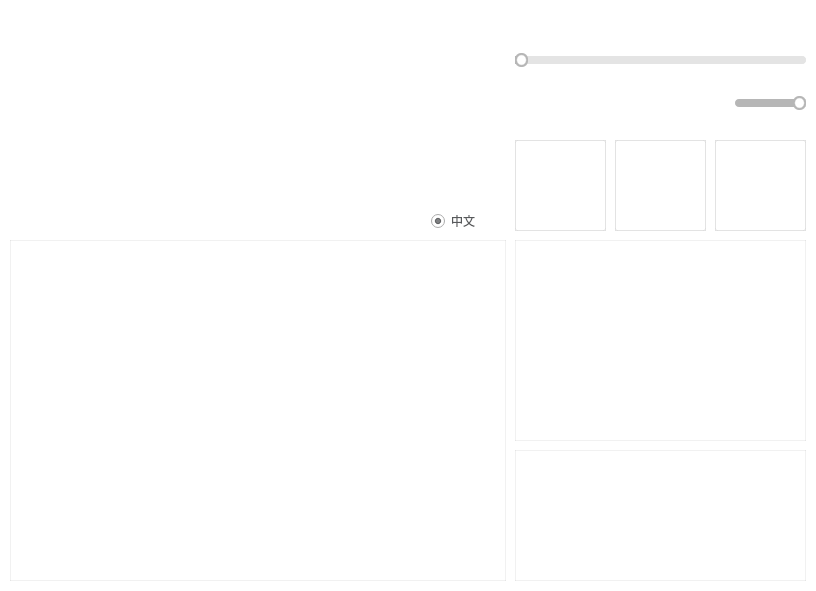
<?xml version="1.0" encoding="UTF-8"?>
<ui version="4.0">
 <class>MainWindow</class>
 <widget class="QMainWindow" name="MainWindow">
  <property name="geometry">
   <rect>
    <x>0</x>
    <y>0</y>
    <width>816</width>
    <height>591</height>
   </rect>
  </property>
  <property name="sizePolicy">
   <sizepolicy hsizetype="Fixed" vsizetype="Fixed">
    <horstretch>0</horstretch>
    <verstretch>0</verstretch>
   </sizepolicy>
  </property>
  <property name="font">
   <font>
    <family>3ds</family>
   </font>
  </property>
  <property name="windowTitle">
   <string>异度神剑2战斗后对话查询工具</string>
  </property>
  <property name="windowIcon">
   <iconset>
    <normaloff>assets/icon/icon.png</normaloff>assets/icon/icon.png</iconset>
  </property>
  <property name="styleSheet">
   <string notr="true">QPalette{background:#FFFFFF;}*{outline:0px;color:#57595B;}

QWidget[form=&quot;true&quot;],QLabel[frameShape=&quot;1&quot;]{
border:1px solid #B6B6B6;
border-radius:0px;
}

QWidget[form=&quot;bottom&quot;]{
background:#E4E4E4;
}

QWidget[form=&quot;bottom&quot;] .QFrame{
border:1px solid #57595B;
}

QWidget[form=&quot;bottom&quot;] QLabel,QWidget[form=&quot;title&quot;] QLabel{
border-radius:0px;
color:#57595B;
background:none;
border-style:none;
}

QWidget[form=&quot;title&quot;],QWidget[nav=&quot;left&quot;],QWidget[nav=&quot;top&quot;] QAbstractButton{
border-style:none;
border-radius:0px;
padding:5px;
color:#57595B;
background:qlineargradient(spread:pad,x1:0,y1:0,x2:0,y2:1,stop:0 #E4E4E4,stop:1 #E4E4E4);
}

QWidget[nav=&quot;top&quot;] QAbstractButton:hover,QWidget[nav=&quot;top&quot;] QAbstractButton:pressed,QWidget[nav=&quot;top&quot;] QAbstractButton:checked{
border-style:solid;
border-width:0px 0px 2px 0px;
padding:4px 4px 2px 4px;
border-color:#00BB9E;
background:qlineargradient(spread:pad,x1:0,y1:0,x2:0,y2:1,stop:0 #F6F6F6,stop:1 #F6F6F6);
}

QWidget[nav=&quot;left&quot;] QAbstractButton{
border-radius:0px;
color:#57595B;
background:none;
border-style:none;
}

QWidget[nav=&quot;left&quot;] QAbstractButton:hover{
color:#FFFFFF;
background-color:#00BB9E;
}

QWidget[nav=&quot;left&quot;] QAbstractButton:checked,QWidget[nav=&quot;left&quot;] QAbstractButton:pressed{
color:#57595B;
border-style:solid;
border-width:0px 0px 0px 2px;
padding:4px 4px 4px 2px;
border-color:#00BB9E;
background-color:#FFFFFF;
}

QWidget[video=&quot;true&quot;] QLabel{
color:#57595B;
border:1px solid #B6B6B6;
background:qlineargradient(spread:pad,x1:0,y1:0,x2:0,y2:1,stop:0 #E4E4E4,stop:1 #E4E4E4);
}

QWidget[video=&quot;true&quot;] QLabel:focus{
border:1px solid #00BB9E;
background:qlineargradient(spread:pad,x1:0,y1:0,x2:0,y2:1,stop:0 #F6F6F6,stop:1 #F6F6F6);
}

QLineEdit,QTextEdit,QPlainTextEdit,QSpinBox,QDoubleSpinBox,QComboBox,QDateEdit,QTimeEdit,QDateTimeEdit{
border:1px solid #B6B6B6;
border-radius:3px;
padding:2px;
background:none;
selection-background-color:#E4E4E4;
selection-color:#57595B;
}

QLineEdit:focus,QTextEdit:focus,QPlainTextEdit:focus,QSpinBox:focus,QDoubleSpinBox:focus,QComboBox:focus,QDateEdit:focus,QTimeEdit:focus,QDateTimeEdit:focus,QLineEdit:hover,QTextEdit:hover,QPlainTextEdit:hover,QSpinBox:hover,QDoubleSpinBox:hover,QComboBox:hover,QDateEdit:hover,QTimeEdit:hover,QDateTimeEdit:hover{
border:1px solid #B6B6B6;
}

QLineEdit[echoMode=&quot;2&quot;]{
lineedit-password-character:9679;
}

.QFrame{
border:1px solid #B6B6B6;
border-radius:3px;
}

.QGroupBox{
border:1px solid #B6B6B6;
border-radius:5px;
margin-top:3ex;
}

.QGroupBox::title{
subcontrol-origin:margin;
position:relative;
left:10px;
}

.QPushButton,.QToolButton{
border-style:none;
border:1px solid #B6B6B6;
color:#57595B;
padding:5px;
min-height:15px;
border-radius:5px;
background:qlineargradient(spread:pad,x1:0,y1:0,x2:0,y2:1,stop:0 #E4E4E4,stop:1 #E4E4E4);
}

.QPushButton:hover,.QToolButton:hover{
background:qlineargradient(spread:pad,x1:0,y1:0,x2:0,y2:1,stop:0 #F6F6F6,stop:1 #F6F6F6);
}

.QPushButton:pressed,.QToolButton:pressed{
background:qlineargradient(spread:pad,x1:0,y1:0,x2:0,y2:1,stop:0 #E4E4E4,stop:1 #E4E4E4);
}

.QToolButton::menu-indicator{
image:None;
}

QToolButton#btnMenu,QPushButton#btnMenu_Min,QPushButton#btnMenu_Max,QPushButton#btnMenu_Close{
border-radius:3px;
color:#57595B;
padding:3px;
margin:0px;
background:none;
border-style:none;
}

QToolButton#btnMenu:hover,QPushButton#btnMenu_Min:hover,QPushButton#btnMenu_Max:hover{
color:#FFFFFF;
margin:1px 1px 2px 1px;
background-color:rgba(51,127,209,230);
}

QPushButton#btnMenu_Close:hover{
color:#FFFFFF;
margin:1px 1px 2px 1px;
background-color:rgba(238,0,0,128);
}

QRadioButton::indicator{
width:15px;
height:15px;
}

QGroupBox::indicator,QTreeWidget::indicator,QListWidget::indicator{
padding:0px -3px 0px 3px;
}

QCheckBox::indicator,QGroupBox::indicator,QTreeWidget::indicator,QListWidget::indicator{
width:13px;
height:13px;
}

QTimeEdit::up-button:pressed,QDateEdit::up-button:pressed,QDateTimeEdit::up-button:pressed,QDoubleSpinBox::up-button:pressed,QSpinBox::up-button:pressed{
top:-2px;
}
  
QTimeEdit::down-button:pressed,QDateEdit::down-button:pressed,QDateTimeEdit::down-button:pressed,QDoubleSpinBox::down-button:pressed,QSpinBox::down-button:pressed,QSpinBox::down-button:pressed{
bottom:-2px;
}

QComboBox::drop-down,QDateEdit::drop-down,QTimeEdit::drop-down,QDateTimeEdit::drop-down{
subcontrol-origin:padding;
subcontrol-position:top right;
width:15px;
border-left-width:0px;
border-left-style:solid;
border-top-right-radius:3px;
border-bottom-right-radius:3px;
border-left-color:#B6B6B6;
}

QComboBox::drop-down:on{
top:1px;
}

QMenuBar::item{
color:#57595B;
background-color:#E4E4E4;
margin:0px;
padding:3px 10px;
}

QMenu,QMenuBar,QMenu:disabled,QMenuBar:disabled{
color:#57595B;
background-color:#E4E4E4;
border:1px solid #B6B6B6;
margin:0px;
}

QMenu::item{
padding:3px 20px;
}

QMenu::indicator{
width:13px;
height:13px;
}

QMenu::item:selected,QMenuBar::item:selected{
color:#57595B;
border:0px solid #B6B6B6;
background:#F6F6F6;
}

QMenu::separator{
height:1px;
background:#B6B6B6;
}

QProgressBar{
min-height:10px;
background:#E4E4E4;
border-radius:5px;
text-align:center;
border:1px solid #E4E4E4;
}

QProgressBar:chunk{
border-radius:5px;
background-color:#B6B6B6;
}

QSlider::groove:horizontal{
background:#E4E4E4;
height:8px;
border-radius:4px;
}

QSlider::add-page:horizontal{
background:#E4E4E4;
height:8px;
border-radius:4px;
}

QSlider::sub-page:horizontal{
background:#B6B6B6;
height:8px;
border-radius:4px;
}

QSlider::handle:horizontal{
width:13px;
margin-top:-3px;
margin-bottom:-3px;
border-radius:6px;
background:qradialgradient(spread:pad,cx:0.5,cy:0.5,radius:0.5,fx:0.5,fy:0.5,stop:0.6 #FFFFFF,stop:0.8 #B6B6B6);
}

QSlider::groove:vertical{
width:8px;
border-radius:4px;
background:#E4E4E4;
}

QSlider::add-page:vertical{
width:8px;
border-radius:4px;
background:#E4E4E4;
}

QSlider::sub-page:vertical{
width:8px;
border-radius:4px;
background:#B6B6B6;
}

QSlider::handle:vertical{
height:14px;
margin-left:-3px;
margin-right:-3px;
border-radius:6px;
background:qradialgradient(spread:pad,cx:0.5,cy:0.5,radius:0.5,fx:0.5,fy:0.5,stop:0.6 #FFFFFF,stop:0.8 #B6B6B6);
}

QScrollBar:horizontal{
background:#E4E4E4;
padding:0px;
border-radius:6px;
max-height:12px;
}

QScrollBar::handle:horizontal{
background:#DDD;
min-width:50px;
border-radius:6px;
}

QScrollBar::handle:horizontal:hover{
background:#B6B6B6;
}

QScrollBar::handle:horizontal:pressed{
background:#B6B6B6;
}

QScrollBar::add-page:horizontal{
background:none;
}

QScrollBar::sub-page:horizontal{
background:none;
}

QScrollBar::add-line:horizontal{
background:none;
}

QScrollBar::sub-line:horizontal{
background:none;
}

QScrollBar:vertical{
background:#E4E4E4;
padding:0px;
border-radius:6px;
max-width:12px;
}

QScrollBar::handle:vertical{
background:#DDD;
min-height:50px;
border-radius:6px;
}

QScrollBar::handle:vertical:hover{
background:#B6B6B6;
}

QScrollBar::handle:vertical:pressed{
background:#B6B6B6;
}

QScrollBar::add-page:vertical{
background:none;
}

QScrollBar::sub-page:vertical{
background:none;
}

QScrollBar::add-line:vertical{
background:none;
}

QScrollBar::sub-line:vertical{
background:none;
}

QScrollArea{
border:0px;
}

QTreeView,QListView,QTableView,QTabWidget::pane{
border:1px solid #B6B6B6;
selection-background-color:#F6F6F6;
selection-color:#57595B;
alternate-background-color:#F6F6F6;
gridline-color:#B6B6B6;
}

QTreeView,QListView,QTableView,QSplitter::handle,QTreeView::branch{
background:#FFFFFF;
}

QTableView::item:selected,QListView::item:selected,QTreeView::item:selected{
color:#57595B;
background:qlineargradient(spread:pad,x1:0,y1:0,x2:0,y2:1,stop:0 #E4E4E4,stop:1 #E4E4E4);
}

QTableView::item:hover,QListView::item:hover,QTreeView::item:hover{
color:#57595B;
background:qlineargradient(spread:pad,x1:0,y1:0,x2:0,y2:1,stop:0 #F6F6F6,stop:1 #F6F6F6);
}

QTableView::item,QListView::item,QTreeView::item{
padding:1px;
margin:0px;
}

QHeaderView::section,QTableCornerButton:section{
padding:3px;
margin:0px;
color:#57595B;
border:1px solid #B6B6B6;
border-left-width:0px;
border-right-width:1px;
border-top-width:0px;
border-bottom-width:1px;
background:qlineargradient(spread:pad,x1:0,y1:0,x2:0,y2:1,stop:0 #F6F6F6,stop:1 #F6F6F6);
}

QTabBar::tab{
border:1px solid #B6B6B6;
color:#57595B;
margin:0px;
background:qlineargradient(spread:pad,x1:0,y1:0,x2:0,y2:1,stop:0 #F6F6F6,stop:1 #F6F6F6);
}

QTabBar::tab:selected,QTabBar::tab:hover{
border-style:solid;
border-color:#00BB9E;
background:qlineargradient(spread:pad,x1:0,y1:0,x2:0,y2:1,stop:0 #E4E4E4,stop:1 #E4E4E4);
}

QTabBar::tab:top,QTabBar::tab:bottom{
padding:3px 8px 3px 8px;
}

QTabBar::tab:left,QTabBar::tab:right{
padding:8px 3px 8px 3px;
}

QTabBar::tab:top:selected,QTabBar::tab:top:hover{
border-width:2px 0px 0px 0px;
}

QTabBar::tab:right:selected,QTabBar::tab:right:hover{
border-width:0px 0px 0px 2px;
}

QTabBar::tab:bottom:selected,QTabBar::tab:bottom:hover{
border-width:0px 0px 2px 0px;
}

QTabBar::tab:left:selected,QTabBar::tab:left:hover{
border-width:0px 2px 0px 0px;
}

QTabBar::tab:first:top:selected,QTabBar::tab:first:top:hover,QTabBar::tab:first:bottom:selected,QTabBar::tab:first:bottom:hover{
border-left-width:1px;
border-left-color:#B6B6B6;
}

QTabBar::tab:first:left:selected,QTabBar::tab:first:left:hover,QTabBar::tab:first:right:selected,QTabBar::tab:first:right:hover{
border-top-width:1px;
border-top-color:#B6B6B6;
}

QTabBar::tab:last:top:selected,QTabBar::tab:last:top:hover,QTabBar::tab:last:bottom:selected,QTabBar::tab:last:bottom:hover{
border-right-width:1px;
border-right-color:#B6B6B6;
}

QTabBar::tab:last:left:selected,QTabBar::tab:last:left:hover,QTabBar::tab:last:right:selected,QTabBar::tab:last:right:hover{
border-bottom-width:1px;
border-bottom-color:#B6B6B6;
}

QStatusBar::item{
border:0px solid #E4E4E4;
border-radius:3px;
}

QToolBox::tab,QGroupBox#gboxDevicePanel,QGroupBox#gboxDeviceTitle,QFrame#gboxDevicePanel,QFrame#gboxDeviceTitle{
padding:3px;
border-radius:5px;
color:#57595B;
background:qlineargradient(spread:pad,x1:0,y1:0,x2:0,y2:1,stop:0 #E4E4E4,stop:1 #E4E4E4);
}

QToolTip{
border:0px solid #57595B;
padding:1px;
color:#57595B;
background:qlineargradient(spread:pad,x1:0,y1:0,x2:0,y2:1,stop:0 #E4E4E4,stop:1 #E4E4E4);
}

QToolBox::tab:selected{
background:qlineargradient(spread:pad,x1:0,y1:0,x2:0,y2:1,stop:0 #F6F6F6,stop:1 #F6F6F6);
}

QPrintPreviewDialog QToolButton{
border:0px solid #57595B;
border-radius:0px;
margin:0px;
padding:3px;
background:none;
}

QColorDialog QPushButton,QFileDialog QPushButton{
min-width:80px;
}

QToolButton#qt_calendar_prevmonth,QToolButton#qt_calendar_nextmonth,QToolButton#qt_calendar_monthbutton,QToolButton#qt_calendar_yearbutton{
border:0px solid #57595B;
border-radius:3px;
margin:3px 3px 3px 3px;
padding:3px;
background:none;
}

QToolButton#qt_calendar_prevmonth:hover,QToolButton#qt_calendar_nextmonth:hover,QToolButton#qt_calendar_monthbutton:hover,QToolButton#qt_calendar_yearbutton:hover,QToolButton#qt_calendar_prevmonth:pressed,QToolButton#qt_calendar_nextmonth:pressed,QToolButton#qt_calendar_monthbutton:pressed,QToolButton#qt_calendar_yearbutton:pressed{
border:1px solid #B6B6B6;
}

QCalendarWidget QSpinBox#qt_calendar_yearedit{
margin:2px;
}

QCalendarWidget QToolButton::menu-indicator{
image:None;
}

QCalendarWidget QTableView{
border-width:0px;
}

QCalendarWidget QWidget#qt_calendar_navigationbar{
border:1px solid #B6B6B6;
border-width:1px 1px 0px 1px;
background:qlineargradient(spread:pad,x1:0,y1:0,x2:0,y2:1,stop:0 #E4E4E4,stop:1 #E4E4E4);
}

QComboBox QAbstractItemView::item{
min-height:20px;
min-width:10px;
}

QTableView[model=&quot;true&quot;]::item{
padding:0px;
margin:0px;
}

QTableView QLineEdit,QTableView QComboBox,QTableView QSpinBox,QTableView QDoubleSpinBox,QTableView QDateEdit,QTableView QTimeEdit,QTableView QDateTimeEdit{
border-width:0px;
border-radius:0px;
}

QTableView QLineEdit:focus,QTableView QComboBox:focus,QTableView QSpinBox:focus,QTableView QDoubleSpinBox:focus,QTableView QDateEdit:focus,QTableView QTimeEdit:focus,QTableView QDateTimeEdit:focus{
border-width:0px;
border-radius:0px;
}

QLineEdit,QTextEdit,QPlainTextEdit,QSpinBox,QDoubleSpinBox,QComboBox,QDateEdit,QTimeEdit,QDateTimeEdit{
background:#FFFFFF;
}

*:disabled{
background:#FFFFFF;
border-color:#E4E4E4;
}

/*TextColor:#57595B*/
/*PanelColor:#FFFFFF*/
/*BorderColor:#B6B6B6*/
/*NormalColorStart:#E4E4E4*/
/*NormalColorEnd:#E4E4E4*/
/*DarkColorStart:#F6F6F6*/
/*DarkColorEnd:#F6F6F6*/
/*HighColor:#00BB9E*/</string>
  </property>
  <widget class="QWidget" name="centralWidget">
   <property name="sizePolicy">
    <sizepolicy hsizetype="Fixed" vsizetype="Fixed">
     <horstretch>0</horstretch>
     <verstretch>0</verstretch>
    </sizepolicy>
   </property>
   <property name="styleSheet">
    <string notr="true">background-color: rgb(255, 255, 255);</string>
   </property>
   <widget class="QListWidget" name="listWidget">
    <property name="geometry">
     <rect>
      <x>515</x>
      <y>450</y>
      <width>291</width>
      <height>131</height>
     </rect>
    </property>
    <property name="font">
     <font>
      <pointsize>10</pointsize>
     </font>
    </property>
    <property name="focusPolicy">
     <enum>Qt::NoFocus</enum>
    </property>
    <property name="contextMenuPolicy">
     <enum>Qt::NoContextMenu</enum>
    </property>
    <property name="styleSheet">
     <string notr="true">border: 1px solid rgba(15, 15, 15, 15);</string>
    </property>
    <property name="editTriggers">
     <set>QAbstractItemView::DoubleClicked</set>
    </property>
    <property name="showDropIndicator" stdset="0">
     <bool>false</bool>
    </property>
    <property name="uniformItemSizes">
     <bool>false</bool>
    </property>
    <property name="wordWrap">
     <bool>true</bool>
    </property>
   </widget>
   <widget class="QGraphicsView" name="graphicsView_title">
    <property name="geometry">
     <rect>
      <x>0</x>
      <y>30</y>
      <width>512</width>
      <height>200</height>
     </rect>
    </property>
    <property name="toolTip">
     <string/>
    </property>
    <property name="frameShape">
     <enum>QFrame::NoFrame</enum>
    </property>
    <property name="verticalScrollBarPolicy">
     <enum>Qt::ScrollBarAlwaysOff</enum>
    </property>
    <property name="horizontalScrollBarPolicy">
     <enum>Qt::ScrollBarAlwaysOff</enum>
    </property>
   </widget>
   <widget class="QWidget" name="horizontalLayoutWidget">
    <property name="geometry">
     <rect>
      <x>510</x>
      <y>80</y>
      <width>166</width>
      <height>56</height>
     </rect>
    </property>
    <layout class="QHBoxLayout" name="horizontalLayout">
     <property name="spacing">
      <number>0</number>
     </property>
     <property name="leftMargin">
      <number>0</number>
     </property>
     <property name="topMargin">
      <number>8</number>
     </property>
     <property name="bottomMargin">
      <number>8</number>
     </property>
     <item>
      <widget class="QPushButton" name="back">
       <property name="focusPolicy">
        <enum>Qt::NoFocus</enum>
       </property>
       <property name="styleSheet">
        <string notr="true">border-color: rgba(255, 255, 255, 0);
background-color: rgba(255, 255, 255, 0);</string>
       </property>
       <property name="text">
        <string/>
       </property>
       <property name="icon">
        <iconset>
         <normaloff>assets/icon/previous.png</normaloff>assets/icon/previous.png</iconset>
       </property>
       <property name="iconSize">
        <size>
         <width>24</width>
         <height>24</height>
        </size>
       </property>
      </widget>
     </item>
     <item>
      <widget class="QPushButton" name="play">
       <property name="focusPolicy">
        <enum>Qt::NoFocus</enum>
       </property>
       <property name="styleSheet">
        <string notr="true">border-color: rgba(255, 255, 255, 0);
background-color: rgba(255, 255, 255, 0);</string>
       </property>
       <property name="text">
        <string/>
       </property>
       <property name="icon">
        <iconset>
         <normaloff>assets/icon/play.png</normaloff>assets/icon/play.png</iconset>
       </property>
       <property name="iconSize">
        <size>
         <width>32</width>
         <height>32</height>
        </size>
       </property>
       <property name="checkable">
        <bool>true</bool>
       </property>
       <property name="checked">
        <bool>true</bool>
       </property>
      </widget>
     </item>
     <item>
      <widget class="QPushButton" name="forward">
       <property name="focusPolicy">
        <enum>Qt::NoFocus</enum>
       </property>
       <property name="styleSheet">
        <string notr="true">border-color: rgba(255, 255, 255, 0);
background-color: rgba(255, 255, 255, 0);</string>
       </property>
       <property name="text">
        <string/>
       </property>
       <property name="icon">
        <iconset>
         <normaloff>assets/icon/next.png</normaloff>assets/icon/next.png</iconset>
       </property>
       <property name="iconSize">
        <size>
         <width>24</width>
         <height>24</height>
        </size>
       </property>
      </widget>
     </item>
     <item>
      <widget class="QPushButton" name="repeat">
       <property name="styleSheet">
        <string notr="true">border-color: rgba(255, 255, 255, 0);
background-color: rgba(255, 255, 255, 0);</string>
       </property>
       <property name="text">
        <string/>
       </property>
       <property name="icon">
        <iconset>
         <normaloff>assets/icon/reorder.png</normaloff>assets/icon/reorder.png</iconset>
       </property>
       <property name="iconSize">
        <size>
         <width>20</width>
         <height>20</height>
        </size>
       </property>
      </widget>
     </item>
    </layout>
   </widget>
   <widget class="QWidget" name="horizontalLayoutWidget_2">
    <property name="geometry">
     <rect>
      <x>680</x>
      <y>80</y>
      <width>131</width>
      <height>51</height>
     </rect>
    </property>
    <layout class="QHBoxLayout" name="horizontalLayout_2">
     <property name="spacing">
      <number>0</number>
     </property>
     <property name="topMargin">
      <number>7</number>
     </property>
     <property name="rightMargin">
      <number>5</number>
     </property>
     <item>
      <widget class="QPushButton" name="mute">
       <property name="sizePolicy">
        <sizepolicy hsizetype="Fixed" vsizetype="Fixed">
         <horstretch>0</horstretch>
         <verstretch>0</verstretch>
        </sizepolicy>
       </property>
       <property name="focusPolicy">
        <enum>Qt::NoFocus</enum>
       </property>
       <property name="styleSheet">
        <string notr="true">border-color: rgba(255, 255, 255, 0);
background-color: rgba(255, 255, 255, 0);</string>
       </property>
       <property name="text">
        <string/>
       </property>
       <property name="icon">
        <iconset>
         <normaloff>assets/icon/volume.png</normaloff>assets/icon/volume.png</iconset>
       </property>
       <property name="iconSize">
        <size>
         <width>20</width>
         <height>20</height>
        </size>
       </property>
       <property name="checkable">
        <bool>true</bool>
       </property>
       <property name="checked">
        <bool>false</bool>
       </property>
       <property name="autoRepeat">
        <bool>false</bool>
       </property>
      </widget>
     </item>
     <item>
      <widget class="QSlider" name="volumeBar">
       <property name="focusPolicy">
        <enum>Qt::NoFocus</enum>
       </property>
       <property name="maximum">
        <number>100</number>
       </property>
       <property name="value">
        <number>100</number>
       </property>
       <property name="orientation">
        <enum>Qt::Horizontal</enum>
       </property>
       <property name="invertedAppearance">
        <bool>false</bool>
       </property>
       <property name="invertedControls">
        <bool>false</bool>
       </property>
      </widget>
     </item>
    </layout>
   </widget>
   <widget class="QListWidget" name="listWidget_char">
    <property name="geometry">
     <rect>
      <x>10</x>
      <y>240</y>
      <width>496</width>
      <height>341</height>
     </rect>
    </property>
    <property name="font">
     <font>
      <pointsize>8</pointsize>
     </font>
    </property>
    <property name="styleSheet">
     <string notr="true">border: 1px solid rgba(15, 15, 15, 15);</string>
    </property>
    <property name="verticalScrollBarPolicy">
     <enum>Qt::ScrollBarAlwaysOff</enum>
    </property>
    <property name="horizontalScrollBarPolicy">
     <enum>Qt::ScrollBarAlwaysOff</enum>
    </property>
    <property name="autoScroll">
     <bool>true</bool>
    </property>
    <property name="iconSize">
     <size>
      <width>90</width>
      <height>90</height>
     </size>
    </property>
    <property name="movement">
     <enum>QListView::Static</enum>
    </property>
    <property name="flow">
     <enum>QListView::LeftToRight</enum>
    </property>
    <property name="resizeMode">
     <enum>QListView::Fixed</enum>
    </property>
    <property name="layoutMode">
     <enum>QListView::SinglePass</enum>
    </property>
    <property name="viewMode">
     <enum>QListView::IconMode</enum>
    </property>
    <property name="modelColumn">
     <number>0</number>
    </property>
    <property name="uniformItemSizes">
     <bool>true</bool>
    </property>
    <property name="sortingEnabled">
     <bool>false</bool>
    </property>
   </widget>
   <widget class="QGraphicsView" name="graphicsView_char_1">
    <property name="geometry">
     <rect>
      <x>515</x>
      <y>140</y>
      <width>91</width>
      <height>91</height>
     </rect>
    </property>
    <property name="styleSheet">
     <string notr="true">border: 1px solid rgba(0, 0, 0, 15);</string>
    </property>
    <property name="frameShape">
     <enum>QFrame::StyledPanel</enum>
    </property>
    <property name="verticalScrollBarPolicy">
     <enum>Qt::ScrollBarAlwaysOff</enum>
    </property>
    <property name="horizontalScrollBarPolicy">
     <enum>Qt::ScrollBarAlwaysOff</enum>
    </property>
   </widget>
   <widget class="QGraphicsView" name="graphicsView_char_2">
    <property name="geometry">
     <rect>
      <x>615</x>
      <y>140</y>
      <width>91</width>
      <height>91</height>
     </rect>
    </property>
    <property name="styleSheet">
     <string notr="true">border: 1px solid rgba(0, 0, 0, 15);</string>
    </property>
    <property name="frameShape">
     <enum>QFrame::StyledPanel</enum>
    </property>
    <property name="verticalScrollBarPolicy">
     <enum>Qt::ScrollBarAlwaysOff</enum>
    </property>
    <property name="horizontalScrollBarPolicy">
     <enum>Qt::ScrollBarAlwaysOff</enum>
    </property>
   </widget>
   <widget class="QGraphicsView" name="graphicsView_char_3">
    <property name="geometry">
     <rect>
      <x>715</x>
      <y>140</y>
      <width>91</width>
      <height>91</height>
     </rect>
    </property>
    <property name="styleSheet">
     <string notr="true">border: 1px solid rgba(0, 0, 0, 15);</string>
    </property>
    <property name="frameShape">
     <enum>QFrame::StyledPanel</enum>
    </property>
    <property name="verticalScrollBarPolicy">
     <enum>Qt::ScrollBarAlwaysOff</enum>
    </property>
    <property name="horizontalScrollBarPolicy">
     <enum>Qt::ScrollBarAlwaysOff</enum>
    </property>
   </widget>
   <widget class="QWidget" name="verticalLayoutWidget">
    <property name="geometry">
     <rect>
      <x>510</x>
      <y>40</y>
      <width>301</width>
      <height>42</height>
     </rect>
    </property>
    <layout class="QVBoxLayout" name="verticalLayout">
     <property name="leftMargin">
      <number>5</number>
     </property>
     <property name="rightMargin">
      <number>5</number>
     </property>
     <item>
      <widget class="QSlider" name="seekBar">
       <property name="mouseTracking">
        <bool>true</bool>
       </property>
       <property name="focusPolicy">
        <enum>Qt::NoFocus</enum>
       </property>
       <property name="acceptDrops">
        <bool>false</bool>
       </property>
       <property name="maximum">
        <number>1000</number>
       </property>
       <property name="orientation">
        <enum>Qt::Horizontal</enum>
       </property>
      </widget>
     </item>
    </layout>
   </widget>
   <widget class="QListWidget" name="listWidget_talk">
    <property name="geometry">
     <rect>
      <x>515</x>
      <y>240</y>
      <width>291</width>
      <height>201</height>
     </rect>
    </property>
    <property name="font">
     <font>
      <pointsize>10</pointsize>
     </font>
    </property>
    <property name="focusPolicy">
     <enum>Qt::NoFocus</enum>
    </property>
    <property name="contextMenuPolicy">
     <enum>Qt::NoContextMenu</enum>
    </property>
    <property name="styleSheet">
     <string notr="true">border: 1px solid rgba(15, 15, 15, 15);</string>
    </property>
    <property name="editTriggers">
     <set>QAbstractItemView::DoubleClicked</set>
    </property>
    <property name="showDropIndicator" stdset="0">
     <bool>false</bool>
    </property>
    <property name="movement">
     <enum>QListView::Static</enum>
    </property>
    <property name="viewMode">
     <enum>QListView::ListMode</enum>
    </property>
    <property name="currentRow">
     <number>-1</number>
    </property>
   </widget>
   <widget class="FrameTitleBar" name="frame_title">
    <property name="geometry">
     <rect>
      <x>0</x>
      <y>0</y>
      <width>816</width>
      <height>30</height>
     </rect>
    </property>
    <property name="styleSheet">
     <string notr="true">border-color: rgba(255, 255, 255, 0);</string>
    </property>
    <widget class="QPushButton" name="pushButton_close">
     <property name="geometry">
      <rect>
       <x>786</x>
       <y>0</y>
       <width>30</width>
       <height>30</height>
      </rect>
     </property>
     <property name="styleSheet">
      <string notr="true">QPushButton {
border-color: rgba(255, 255, 255, 0);
background-color: rgba(255, 255, 255, 0);
}

QPushButton:hover {
border-color: rgba(255, 255, 255, 0);
background-color: rgb(255, 63, 63);
}

QPushButton:pressed {
border-color: rgba(255, 255, 255, 0);
background-color: rgb(255, 63, 63);
}
</string>
     </property>
     <property name="text">
      <string/>
     </property>
     <property name="icon">
      <iconset>
       <normaloff>assets/icon/close.png</normaloff>assets/icon/close.png</iconset>
     </property>
     <property name="iconSize">
      <size>
       <width>16</width>
       <height>16</height>
      </size>
     </property>
    </widget>
    <widget class="QPushButton" name="pushButton_min">
     <property name="geometry">
      <rect>
       <x>756</x>
       <y>0</y>
       <width>30</width>
       <height>30</height>
      </rect>
     </property>
     <property name="styleSheet">
      <string notr="true">QPushButton {
border-color: rgba(255, 255, 255, 0);
background-color: rgba(255, 255, 255, 0);
}

QPushButton:hover {
border-color: rgba(255, 255, 255, 0);
background-color: rgba(0, 0, 0, 31);
}

QPushButton:pressed {
border-color: rgba(255, 255, 255, 0);
background-color: rgba(0, 0, 0, 31);
}
</string>
     </property>
     <property name="text">
      <string/>
     </property>
     <property name="icon">
      <iconset>
       <normaloff>assets/icon/minus.png</normaloff>assets/icon/minus.png</iconset>
     </property>
     <property name="iconSize">
      <size>
       <width>16</width>
       <height>16</height>
      </size>
     </property>
    </widget>
   </widget>
   <widget class="QWidget" name="widget" native="true">
    <property name="geometry">
     <rect>
      <x>300</x>
      <y>790</y>
      <width>120</width>
      <height>80</height>
     </rect>
    </property>
   </widget>
   <widget class="QPushButton" name="pushButton_char_1">
    <property name="geometry">
     <rect>
      <x>515</x>
      <y>140</y>
      <width>91</width>
      <height>91</height>
     </rect>
    </property>
    <property name="styleSheet">
     <string notr="true">.QPushButton {
background-color: rgba(255, 255, 255, 0);
border: 1px solid rgba(15, 15, 15, 15);
border-radius: 2px
}
.QPushButton:hover {
background-color: rgba(191, 191, 191, 63);
}
.QPushButton:pressed {
background-color: rgba(191, 191, 191, 31);
}</string>
    </property>
    <property name="text">
     <string/>
    </property>
   </widget>
   <widget class="QPushButton" name="pushButton_char_2">
    <property name="geometry">
     <rect>
      <x>615</x>
      <y>140</y>
      <width>91</width>
      <height>91</height>
     </rect>
    </property>
    <property name="styleSheet">
     <string notr="true">.QPushButton {
background-color: rgba(255, 255, 255, 0);
border: 1px solid rgba(15, 15, 15, 15);
border-radius: 2px
}
.QPushButton:hover {
background-color: rgba(191, 191, 191, 63);
}
.QPushButton:pressed {
background-color: rgba(191, 191, 191, 31);
}</string>
    </property>
    <property name="text">
     <string/>
    </property>
   </widget>
   <widget class="QPushButton" name="pushButton_char_3">
    <property name="geometry">
     <rect>
      <x>715</x>
      <y>140</y>
      <width>91</width>
      <height>91</height>
     </rect>
    </property>
    <property name="styleSheet">
     <string notr="true">.QPushButton {
background-color: rgba(255, 255, 255, 0);
border: 1px solid rgba(15, 15, 15, 15);
border-radius: 2px
}
.QPushButton:hover {
background-color: rgba(191, 191, 191, 63);
}
.QPushButton:pressed {
background-color: rgba(191, 191, 191, 31);
}</string>
    </property>
    <property name="text">
     <string/>
    </property>
   </widget>
   <widget class="QRadioButton" name="radioButton_lang">
    <property name="geometry">
     <rect>
      <x>430</x>
      <y>210</y>
      <width>81</width>
      <height>21</height>
     </rect>
    </property>
    <property name="styleSheet">
     <string notr="true">QRadioButton::indicator { 
    width: 28px;
    height: 28px;
}

QRadioButton::indicator::unchecked {
     
    image: url(:/icon/assets/icon/SliderRight.png);
}

QRadioButton::indicator::checked { 
    image: url(:/icon/assets/icon/SliderLeft.png);
}

QRadioButton ,QCheckBox{
    spacing: 5px;
    font-size: 14px;
}
	background-color: rgba(255, 255, 255, 0);</string>
    </property>
    <property name="text">
     <string>中文</string>
    </property>
    <property name="checked">
     <bool>true</bool>
    </property>
   </widget>
  </widget>
  <action name="actionxunhuan">
   <property name="text">
    <string>xunhuan</string>
   </property>
  </action>
  <action name="actionCircle">
   <property name="text">
    <string>循环</string>
   </property>
  </action>
  <action name="actionadd">
   <property name="text">
    <string>add</string>
   </property>
  </action>
  <action name="actionremove">
   <property name="text">
    <string>remove</string>
   </property>
  </action>
  <action name="actionsave">
   <property name="text">
    <string>save</string>
   </property>
  </action>
  <action name="actionsingel">
   <property name="text">
    <string>singel</string>
   </property>
  </action>
  <action name="actionsingle">
   <property name="text">
    <string>single</string>
   </property>
  </action>
  <action name="actionshuffle">
   <property name="text">
    <string>shuffle</string>
   </property>
  </action>
  <action name="actionrepeat">
   <property name="text">
    <string>repeat</string>
   </property>
  </action>
  <action name="actionChinese">
   <property name="text">
    <string>Chinese</string>
   </property>
  </action>
  <action name="actionJapanese">
   <property name="text">
    <string>Japanese</string>
   </property>
  </action>
 </widget>
 <layoutdefault spacing="6" margin="11"/>
 <customwidgets>
  <customwidget>
   <class>FrameTitleBar</class>
   <extends>QFrame</extends>
   <header>frametitlebar.h</header>
   <container>1</container>
  </customwidget>
 </customwidgets>
 <resources/>
 <connections/>
 <slots>
  <slot>on_listWidget_char_clicked()</slot>
  <slot>on_clear_clicked()</slot>
  <slot>on_reset_clicked()</slot>
 </slots>
</ui>
